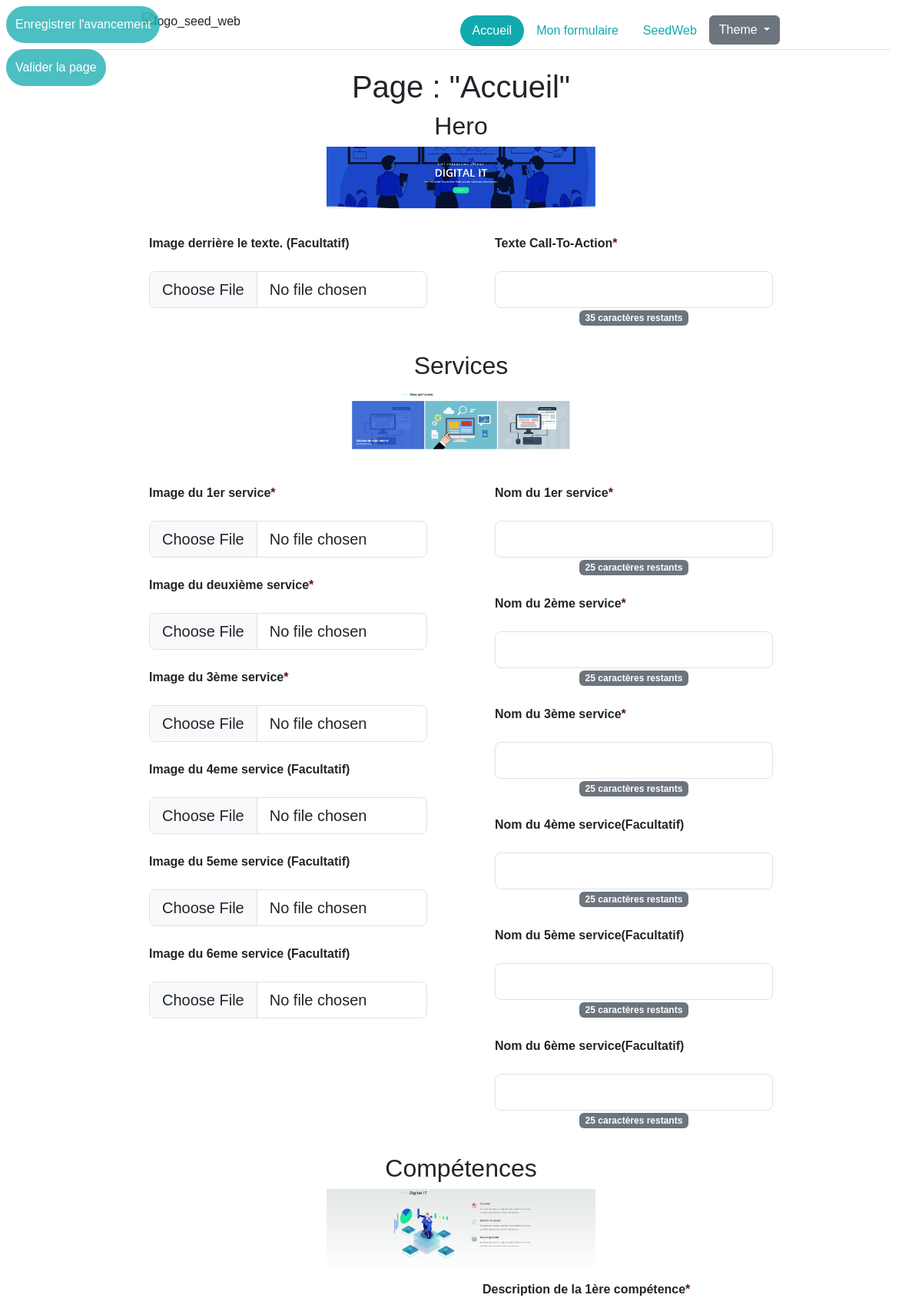
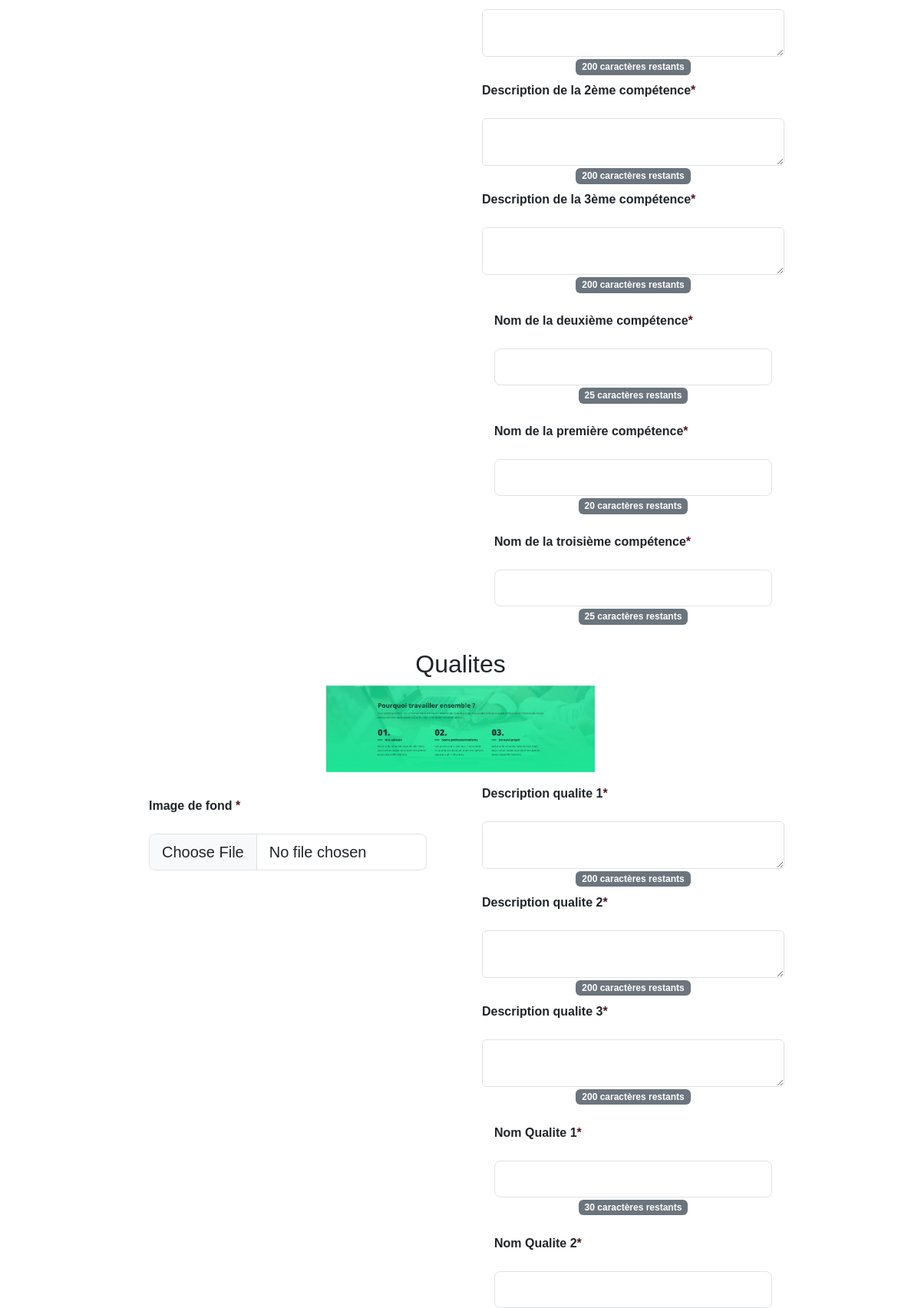
/mes_formulaires/index.php (signed in, upper part), run on the app's committed database (2 pictures, top to bottom).
### tables this page shows
CREATE TABLE `page` (
  `id` int(11) NOT NULL,
  `site_id` int(11) NOT NULL,
  `nom` varchar(255) NOT NULL
);

CREATE TABLE `section` (
  `id` int(11) NOT NULL,
  `nom` varchar(255) NOT NULL
);

CREATE TABLE `image` (
  `id` int(11) NOT NULL,
  `section_id` int(11) NOT NULL,
  `page_id` int(11) NOT NULL,
  `nom` varchar(255) NOT NULL,
  `path` varchar(255) NOT NULL,
  `description` varchar(35) DEFAULT NULL,
  `facultatif` tinyint(1) NOT NULL
);

CREATE TABLE `texte` (
  `id` int(11) NOT NULL,
  `section_id` int(11) NOT NULL,
  `page_id` int(11) NOT NULL,
  `nom` varchar(255) NOT NULL,
  `contenu` text NOT NULL,
  `taille` int(4) NOT NULL,
  `facultatif` tinyint(1) NOT NULL
);

### mes_formulaires/index.php (the view, shortened to what this page needs)
<?php
include("../config/dbconnection.php");
    ?>
<!DOCTYPE HTML>
<html lang="fr" data-bs-theme="<?=$_SESSION["theme"]?>">
    <head>
        <link href="https://cdn.jsdelivr.net/npm/bootstrap@5.3.0-alpha1/dist/css/bootstrap.min.css" rel="stylesheet">
        <link rel="stylesheet" href="../css/style.css">
    </head>
    <body class="text-center w-100 m-auto">
<?php
include("../includes/header.php");
if(isset($_SESSION["role"])){
    if($_SESSION["role"] == "client"){
        $id = $_SESSION["id_client"];
        $req_site = $db->query("SELECT * FROM site where client_id = '$id'");
        $req_section = $db->query("SELECT * FROM section");
        $data_section = $req_section->fetchAll();
        $data_site = $req_site->fetch();
        $id_site = $data_site["id"];
        $id_modele = $data_site["modele_id"];
        $req_modele = $db->query("SELECT nom FROM modele where id = '$id_modele'");
        $data_modele = $req_modele->fetch();
        $req_page = $db->query("SELECT * FROM page where site_id = '$id_site'");
        $data_page = $req_page->fetchAll();
        $page = $data_page[$_GET["page"]];
        ?>
        <form method="POST" action="" enctype='multipart/form-data'>
            <div  class="row w-75 mr-12-5 ml-12-5">
                <div class="col w-50">
                    <h1 class="text-center">Page : "<?=$page['nom']?>"</h1>
                    <div class="fixed-top opacity-75">
                        <div class="m-2 text-center">
                            <input type="submit" name="save_state" value="Enregistrer l'avancement" class="p-2 border_white color_white nav-link bgSeed rounded-pill w-auto">
                        </div>
                        <div class="m-2 text-center">
                            <input type="submit" name="save_page" value="Valider la page" class="p-2 border_white color_white nav-link bgSeed rounded-pill w-auto">
                        </div>
                    </div>
                </div>
        <?php
        foreach($data_section as $section){
            $id_section = $section["id"];
            $id=$page["id"];
            $nom_section = $section['nom'];
            $req_image = $db->query("SELECT * FROM image where page_id = '$id' and section_id = '$id_section' order by nom");
            $req_texte = $db->query("SELECT * FROM texte where page_id = '$id' and section_id = '$id_section' order by nom");
            $data_image = $req_image->fetchAll();
            $data_texte = $req_texte->fetchAll();
            if(!empty($data_image) or !empty($data_texte)){
                $array_space = array(" ");
                $nom_page = str_replace($array_space, "-", $page["nom"]);
                $nom_section2 = str_replace($array_space, "-", $section["nom"]);
                $src_img = strtolower("../img/".$data_modele["nom"]. "_". $nom_page . "_". $nom_section2 . ".png");
                ?>
                <h2 class="text-center"><?=$nom_section?></h2>
                <div class="w-100 text-center">
                    <img src="<?=$src_img?>"  style="max-width: 40%; height: auto;" alt="Image_section_<?=$section["nom"]?>">
                </div>
                <div class="w-50 m-2 col">
                <?php
                foreach($data_image as $image){
                    $nomImg = $image['nom'];
                    $description = $image["description"];
                    $facultatif = "Non";
                    if($image['facultatif'] == true){$facultatif = "Oui";}
                ?>
                    <div class="m-4">
                        <p class="text-start "><label for="formFileLg" class="form-label fw-bold"><?php if(empty($description)){echo $nomImg;}else{echo $description;}; if($facultatif == "Non"){echo "<span class=\"text-danger-emphasis\">*</span>";}else{echo "<span> (Facultatif)</span>";}?></label></p>
                        <input class="form-control form-control-lg" id="formFileLg" idImage="<?=$image["id"]?>" name="<?=$nomImg?>" accept=".jpeg,.pdf,.png,.jpg,.svg,.webp,.gif" type="file"/>
                    </div>
<?php
                    }
?>
                </div>
                <div class="w-50 m-2 col" >
<?php
                foreach($data_texte as $texte){
                    $contenu = $texte["contenu"];
                    $array_space = array(" ");
                    $nomTxt2 = $texte["nom"];
                    $nomTxt = str_replace($array_space, "-", $texte['nom']);
                    $facultatif_txt = "Non";
                    if($texte['facultatif'] == true){$facultatif_txt = "Oui";}
                    if($texte["taille"] < 100){
                ?>
                    <div class="m-4">
                        <p class="text-start "><label for="" class="form-label fw-bold"><?php echo $nomTxt2; if($facultatif_txt == "Non"){echo "<span class=\"text-danger-emphasis\">*</span>";}else{echo "<span>(Facultatif)</span>";}?></label></p>
                        <input class="form-control form-control-lg input_counter" value="<?=$contenu?>" id="formFileLg" idTexte="<?=$texte["id"]?>" maxlength="<?=$texte["taille"]?>" name="<?=$nomTxt?>" type="text" >
                        <span class="counter badge bg-secondary" id="span_counter_input<?=$texte["id"]?>" ><?=$texte["taille"]?> caractères restants</span>
                    </div>
                <?php
                    } else {
                ?>
                    <div class="m-2">
                        <p class="text-start "><label class="form-label fw-bold"><?php echo $nomTxt2; if($facultatif_txt == "Non"){echo "<span class=\"text-danger-emphasis\">*</span>";}else{echo "<span>(Facultatif)</span>";}?></label></p>
                        <textarea class="form-control input_counter" idTexte="<?=$texte["id"]?>" maxlength="<?=$texte["taille"]?>" name="<?=$nomTxt?>" id="floatingTextarea"></textarea>
                        <span class="counter badge bg-secondary" id="span_counter_input<?=$texte["id"]?>" ><?=$texte["taille"]?> caractères restants</span>
                    </div>
                <?php
                    }
                    }
            ?>
                </div>
            <?php
        }
    }
?>
                </div>
            </form>
        <?php
}else{
?>
<h1>Pas d'autorisation pour accéder à cette page.</h1>
<?php
}}
    include("../includes/layout_bottom.php");
?>

### css/style.css (style rules this page uses)
.color_white { color: #FFFFFF; }
.border_white { border: 4px solid #10aaae; }
* { font-family: 'Nunito', sans-serif; }
h1 { font-family: 'Nunito', sans-serif; }
.mr-12-5 { margin-right: 12.5%; }
.ml-12-5 { margin-left: 12.5%; }
.bgSeed { background-color: #10aaae !important; }

### data on the page
page: nom "Accueil"
section: nom "Hero", shows a picture
image: description "Image derrière le texte.", facultatif "(Facultatif)"
texte: nom "Texte Call-To-Action", taille "35"
section: nom "Services", shows a picture
image: description "Image du 1er service"
image: description "Image du deuxième service"
image: description "Image du 3ème service"
image: description "Image du 4eme service", facultatif "(Facultatif)"
image: description "Image du 5eme service", facultatif "(Facultatif)"
image: description "Image du 6eme service", facultatif "(Facultatif)"
texte: nom "Nom du 1er service", taille "25"
texte: nom "Nom du 2ème service", taille "25"
texte: nom "Nom du 3ème service", taille "25"
texte: nom "Nom du 4ème service", facultatif "(Facultatif)", taille "25"
texte: nom "Nom du 5ème service", facultatif "(Facultatif)", taille "25"
texte: nom "Nom du 6ème service", facultatif "(Facultatif)", taille "25"
section: nom "Compétences", shows a picture
texte: nom "Description de la 1ère compétence", taille "200"
texte: nom "Description de la 2ème compétence", taille "200"
texte: nom "Description de la 3ème compétence", taille "200"
texte: nom "Nom de la deuxième compétence", taille "25"
texte: nom "Nom de la première compétence", taille "20"
texte: nom "Nom de la troisième compétence", taille "25"
section: nom "Qualites", shows a picture
image: description "Image de fond"
texte: nom "Description qualite 1", taille "200"
texte: nom "Description qualite 2", taille "200"
texte: nom "Description qualite 3", taille "200"
texte: nom "Nom Qualite 1", taille "30"
texte: nom "Nom Qualite 2"
